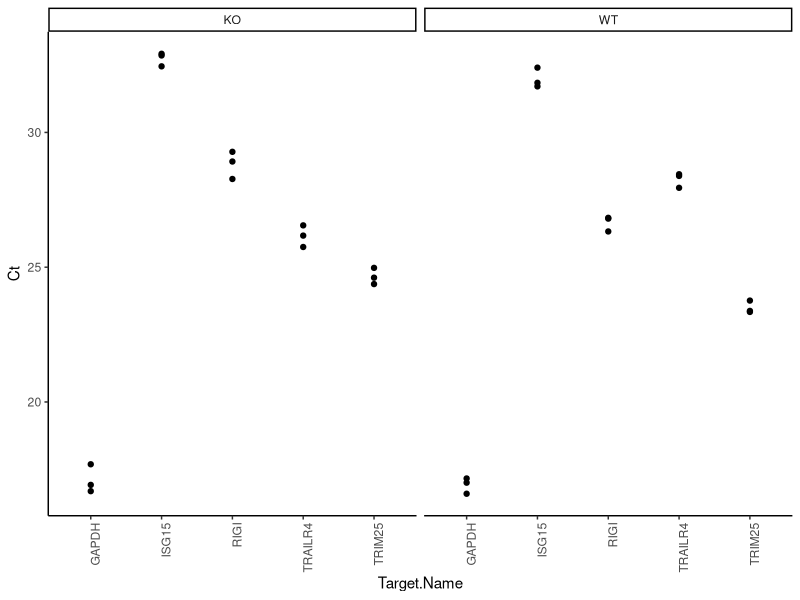
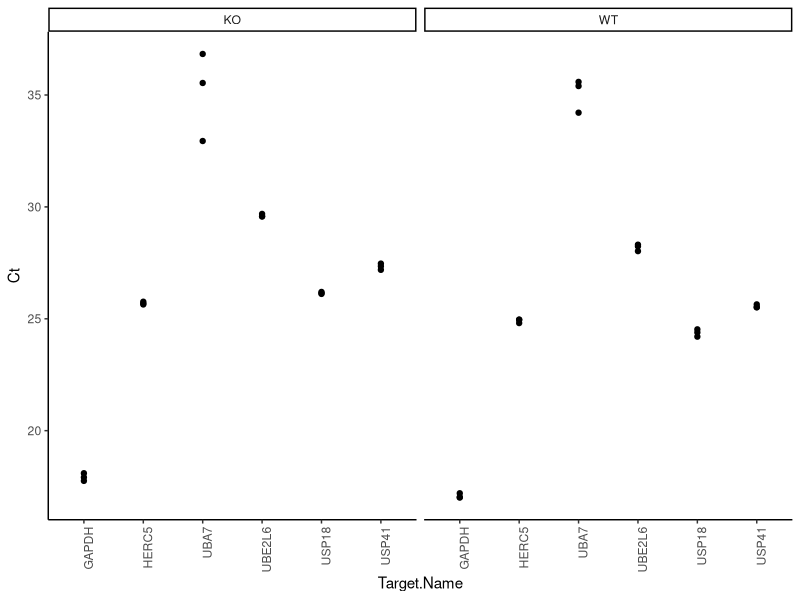
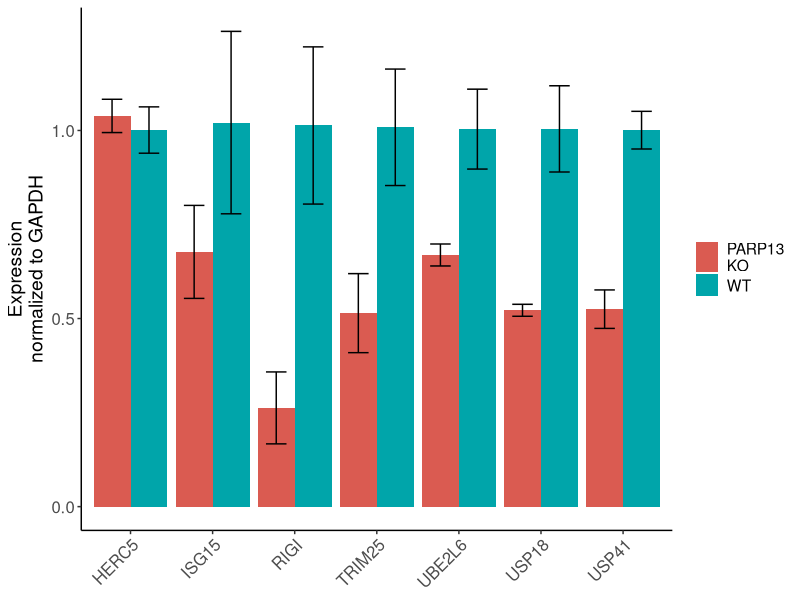
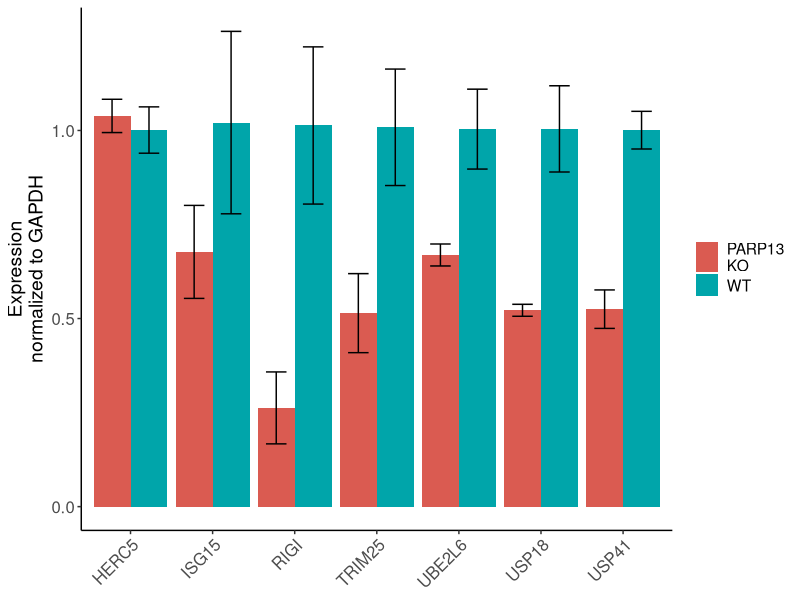

Here is the R script that generated these plots, in order:
library(tidyverse)
library(ggpubr)
library(rstatix)

qPCR<-read.csv("data/20211217.csv")

ggplot(qPCR, aes(x=Target.Name, y=Ct))+geom_point() +
    facet_grid(~Sample.Name) +
    theme_classic() +
    theme(axis.text.x = element_text(angle = 90, hjust = 1))

ctrl_transcript<-"GAPDH"
ctrl_cell<-"WT"

summary_data<-qPCR %>% mutate(dCT=0, ddCT=0)

for(i in 1:nrow(summary_data)){
    summary_data[i,"dCT"]<-summary_data[i,"Ct"] -
        mean(summary_data[which(summary_data$Sample.Name == ctrl_cell & 
                                    summary_data$Target.Name==summary_data[i,"Target.Name"]),"Ct"])
}

for(i in 1:nrow(summary_data)){
    summary_data[i,"ddCT"]<-summary_data[i,"dCT"] -
        mean(summary_data[which(summary_data$Sample.Name==summary_data[i,"Sample.Name"] &
                                    summary_data$Target.Name== ctrl_transcript), "dCT"])
}


summary_data<-summary_data %>% mutate(Expression=2^-ddCT)

plot<- summary_data %>% group_by(Target.Name, Sample.Name) %>%
    dplyr::summarize(upper_error = sd(Expression)/length(n) + mean(Expression),
                     lower_error = mean(Expression) - sd(Expression)/length(n),
                     Expression = mean(Expression)) %>%
    unique() %>%
    filter(Target.Name != "GAPDH")

# ### Create Figure 1E
# plot_TRAILR4 <- plot %>% filter(Target.Name == "TRAILR4")
# ggplot(plot_TRAILR4, aes(x = factor(Sample.Name, levels = c("WT", "KO")))) +
#     geom_bar(position=position_dodge(),
#              aes(y=Expression),
#              stat="identity",
#              fill = "white",
#              color = "black") +
#     geom_errorbar(aes(ymin = lower_error,
#                       ymax = upper_error),
#                   width = .5,
#                   color = "black") +
#     theme_classic() +
#     xlab(NULL) +
#     ylab("TRAILR4 expression\nnormalized to GAPDH") +
#     theme(legend.position = "none") +
#     scale_x_discrete(labels = c("WT", "PARP13\nKO"))
# ggsave("TRAILR4_expression_HEK_qPCR.jpeg", 
#        units = "in", height = 2, width = 2)

##### replicate data
qPCR2<-read.csv("data/20220106.csv")

ggplot(qPCR2, aes(x=Target.Name, y=Ct))+geom_point() +
    facet_grid(~Sample.Name) +
    theme_classic() +
    theme(axis.text.x = element_text(angle = 90, hjust = 1))
qPCR2<-filter(qPCR2, Target.Name != "UBA7") 
# need to get new primer for UBA7, has high Ct and two melting temps

summary_data2<-qPCR2 %>% mutate(dCT=0, ddCT=0)

for(i in 1:nrow(summary_data2)){
    summary_data2[i,"dCT"]<-summary_data2[i,"Ct"] -
        mean(summary_data2[which(summary_data2$Sample.Name == ctrl_cell & 
                                     summary_data2$Target.Name==summary_data2[i,"Target.Name"]),"Ct"])
}

for(i in 1:nrow(summary_data2)){
    summary_data2[i,"ddCT"]<-summary_data2[i,"dCT"] -
        mean(summary_data2[which(summary_data2$Sample.Name==summary_data2[i,"Sample.Name"] &
                                     summary_data2$Target.Name== ctrl_transcript), "dCT"])
}


summary_data2<-summary_data2 %>% mutate(Expression=2^-ddCT)

plot2<- summary_data2 %>% group_by(Target.Name, Sample.Name) %>%
    dplyr::summarize(upper_error = sd(Expression)/length(n) + mean(Expression),
                     lower_error = mean(Expression) - sd(Expression)/length(n),
                     Expression = mean(Expression)) %>%
    unique() %>%
    filter(Target.Name != "GAPDH")

### Create Figure 4B
plot_ISGylation<-rbind(plot, plot2) %>%
    filter(Target.Name != "TRAILR4")
ggplot(plot_ISGylation, aes(x = Target.Name,
                            group = Sample.Name,
                            fill = factor(Sample.Name, levels = c("KO", "WT")))) +
    geom_bar(position=position_dodge(),
             aes(y=Expression),
             stat="identity") +
    geom_errorbar(aes(ymin = lower_error,
                      ymax = upper_error),
                  width = .5,
                  color = "black",
                  position = position_dodge(width = 0.9)) +
    theme_classic() +
    xlab(NULL) +
    ylab("Expression\nnormalized to GAPDH") +
    theme(legend.title = element_blank(),
          text = element_text(size = 14),
          axis.text = element_text(size = 12),
          axis.text.x = element_text(angle = 45, h = 1)) +
    scale_fill_hue(labels = c("PARP13\nKO", "WT"), l=55)
ggsave("ISG_expression_HEK_qPCR.jpeg", 
       units = "in", height = 3.5, width = 6)

